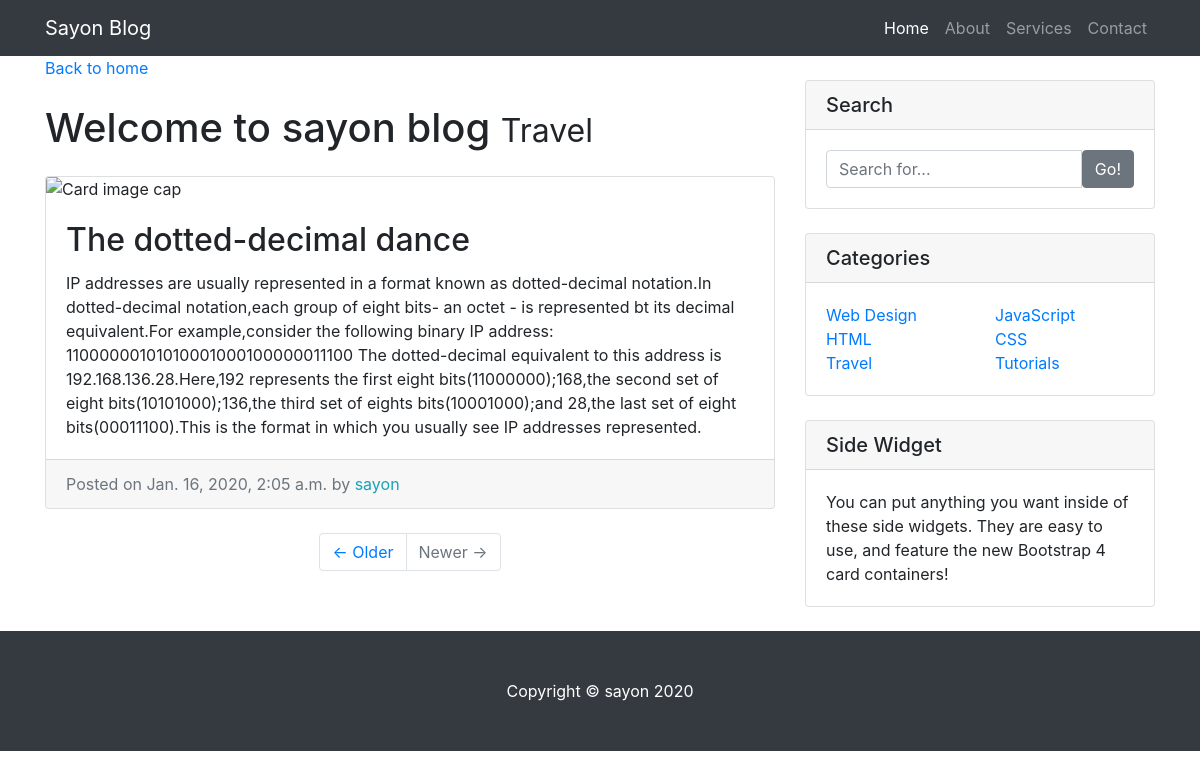
/entry/4/, run on the app's committed database.
### entries/models.py (models this page shows)
class Entry(models.Model):
    entry_title = models.CharField(max_length=50)
    entry_text = models.TextField()
    entry_date = models.DateTimeField(auto_now_add=True)
    entry_author = models.ForeignKey(User, on_delete=models.CASCADE)

### entries/views.py (the view)
# urls.py: path('entry/<int:pk>/', EntryView.as_view(), name="entry-detail"),
class EntryView(DetailView):
    model = Entry
    template_name = 'entries/entry_detail.html'

### entries/templates/entries/entry_detail.html
{% extends "entries/base.html" %}
{% block content %}
      <div class="col-md-8">
        <a href="{% url 'blog-home'%}">Back to home</a>
        <h1 class="my-4">Welcome to sayon blog
          <small>Travel</small>
        </h1>
        <div class="card mb-4">
          <img class="card-img-top" src="https://external-content.duckduckgo.com/iu/?u=http%3A%2F%2Fwww.discoverhongkong.com%2Fca%2Fimages%2Fshop%2Fwhere-to-shop%2Flarge%2F3.2.2.11-Gold-Coast-Piazza_03.jpg&f=1&nofb=1" alt="Card image cap">
          <div class="card-body">
            <h2 class="card-title">{{ object.entry_title}}</h2>
            <p class="card-text">{{object.entry_text }}</p>
          </div>
          <div class="card-footer text-muted">
            Posted on {{ object.entry_date}} by
            <span class="text-info mr-2">{{ object.entry_author}}</span>
        </div>
        </div>
        <ul class="pagination justify-content-center mb-4">
          <li class="page-item">
            <a class="page-link" href="#">&larr; Older</a>
          </li>
          <li class="page-item disabled">
            <a class="page-link" href="#">Newer &rarr;</a>
          </li>
        </ul>
      </div>
      {% endblock %}

### entries/static/entries/css/blog-home.css (style rules this page uses)
body { padding-top: 56px; }

### data on the page
Entry: entry_title "The dotted-decimal dance", entry_text "IP addresses are usually represented in a format known as dotted-decimal notation.In dotted-decimal notation,each group of eight bits- an octet - is represented bt its decimal equivalent.For example,consider the following binary IP address: 11000000101010001000100000011100 The dotted-decimal equivalent to this address is 192.168.136.28.Here,192 represents the first eight bits(11000000);168,the second set of eight bits(10101000);136,the third set of eights bits(10001000);and 28,the last set of eight bits(00011100).This is the format in which you usually see IP addresses represented.", entry_date "Jan. 16, 2020, 2:05 a.m.", entry_author "sayon"
